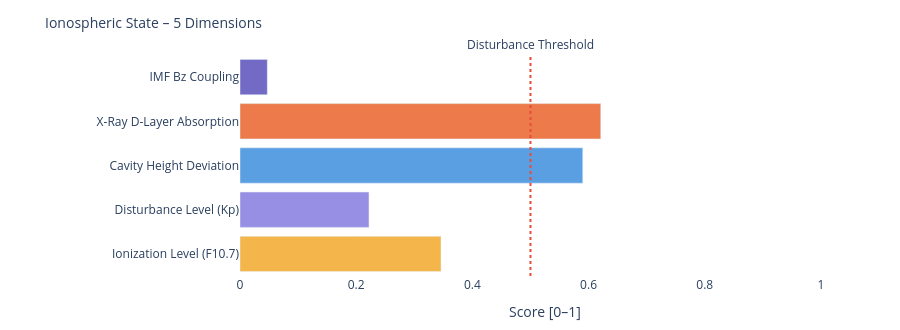

Here is the notebook cell this chart was saved with:
### Markdown cell above
---
### 📐 Systemic Insight: Geometric Cavity vs. Real Schumann Resonance

**Relevant for:** Layer 6 = delta analysis &nbsp;|&nbsp; Layer 7 = feature vector / system interpretation

A cavity height change from 80 km to 70 km shifts the **idealized geometric frequencies** only minimally:

| Modus | Aktuell | Referenz | Δ |
|-------|---------|----------|---|
| SR-1 | 10.4762 Hz | 10.4599 Hz | +16 mHz |
| SR-2 | 18.1452 Hz | 18.1171 Hz | +28 mHz |
| SR-3 | 25.6612 Hz | 25.6215 Hz | +40 mHz |
| SR-4 | 33.1285 Hz | 33.0772 Hz | +51 mHz |

The geometric effect is limited because 10 km is very small compared to Earth's radius (~6371 km).

**Consequence:** Real Schumann deviations are likely driven more strongly by **conductivity, damping, day/night structure, lightning distribution and source geometry** than by pure cavity height.

---

**Layer 6 compares:**
```
geometric Δ from Layer 4  vs.  observed Δ from real Schumann measurement data
```

**Layer 7 Feature:**
```
If real Δ >> geometric Δ  →  non-geometric factors dominant
```

### Code cell
# ============================================================
# IONOSPHERIC STATE – Summary gauge
# Five dimensions: ionization, disturbance, cavity height, X-Ray, Bz coupling
# ============================================================

def norm(v, lo, hi):
    if v is None: return None
    return round(max(0.0, min(1.0, (v - lo) / (hi - lo))), 3)

# Ionization level (F10.7 → F2-Layer)
ioniz = norm(f107_val, 60, 250)

# Disturbance level (Kp → E/F-Layer irregularities)
disturb = norm(kp_val, 0, 9)

# Cavity height deviation from reference (80 km)
h_dev = norm(abs(h_eff - 80), 0, 20)

# X-Ray ionization (D-Layer absorption)
xray_ioniz = None
if xray_now is not None:
    xray_ioniz = norm(math.log10(max(xray_now, 1e-9)) + 9, 0, 5)

# Bz coupling (southward Bz → stronger magnetosphere-ionosphere coupling)
bz_coupling = norm(-(bz_now or 0), -5, 30) if bz_now is not None else None

dims = [
    ('Ionization Level (F10.7)',    ioniz,      '#F2A623'),
    ('Disturbance Level (Kp)',      disturb,    '#7F77DD'),
    ('Cavity Height Deviation',     h_dev,      '#378ADD'),
    ('X-Ray D-Layer Absorption',    xray_ioniz, '#E85D24'),
    ('IMF Bz Coupling',             bz_coupling,'#534AB7'),
]

fig = go.Figure()
for name, val, col in dims:
    if val is not None:
        h = int(val * 20)
        bar = '█' * h + '░' * (20 - h)
        label = f'{name}:  {bar}  {val:.3f}'
    else:
        label = f'{name}:  {"─" * 20}  n/a'
    fig.add_trace(go.Bar(
        x=[val if val is not None else 0],
        y=[name],
        orientation='h',
        marker_color=col, opacity=0.82,
        showlegend=False
    ))

fig.add_vline(x=0.5, line_dash='dot', line_color='#e74c3c',
              annotation_text='Disturbance Threshold', annotation_position='top')
fig.update_layout(
    title=dict(text='Ionospheric State – 5 Dimensions', font=dict(size=14)),
    xaxis=dict(title='Score [0–1]', range=[0, 1.05]),
    height=330, plot_bgcolor='rgba(0,0,0,0)', paper_bgcolor='rgba(0,0,0,0)',
    margin=dict(l=240, r=50, t=55, b=40)
)
fig.show()

print(f'\nIonospheric state:')
for name, val, _ in dims:
    print(f'  {name:<35} {val:.3f}' if val is not None else f'  {name:<35} n/a')

### Figure 1 — Plotly figure (JSON) as saved in the notebook; plotly's stock layout.template omitted (floating-point values rounded to 4 significant figures)
{"data": [{"marker": {"color": "#F2A623"}, "opacity": 0.82, "orientation": "h", "showlegend": false, "type": "bar", "x": [0.346], "y": ["Ionization Level (F10.7)"]}, {"marker": {"color": "#7F77DD"}, "opacity": 0.82, "orientation": "h", "showlegend": false, "type": "bar", "x": [0.222], "y": ["Disturbance Level (Kp)"]}, {"marker": {"color": "#378ADD"}, "opacity": 0.82, "orientation": "h", "showlegend": false, "type": "bar", "x": [0.59], "y": ["Cavity Height Deviation"]}, {"marker": {"color": "#E85D24"}, "opacity": 0.82, "orientation": "h", "showlegend": false, "type": "bar", "x": [0.621], "y": ["X-Ray D-Layer Absorption"]}, {"marker": {"color": "#534AB7"}, "opacity": 0.82, "orientation": "h", "showlegend": false, "type": "bar", "x": [0.047], "y": ["IMF Bz Coupling"]}], "layout": {"annotations": [{"showarrow": false, "text": "Disturbance Threshold", "x": 0.5, "xanchor": "center", "xref": "x", "y": 1, "yanchor": "bottom", "yref": "y domain"}], "height": 330, "margin": {"b": 40, "l": 240, "r": 50, "t": 55}, "paper_bgcolor": "rgba(0,0,0,0)", "plot_bgcolor": "rgba(0,0,0,0)", "shapes": [{"line": {"color": "#e74c3c", "dash": "dot"}, "type": "line", "x0": 0.5, "x1": 0.5, "xref": "x", "y0": 0, "y1": 1, "yref": "y domain"}], "title": {"font": {"size": 14}, "text": "Ionospheric State – 5 Dimensions"}, "xaxis": {"range": [0, 1.05], "title": {"text": "Score [0–1]"}}}}
